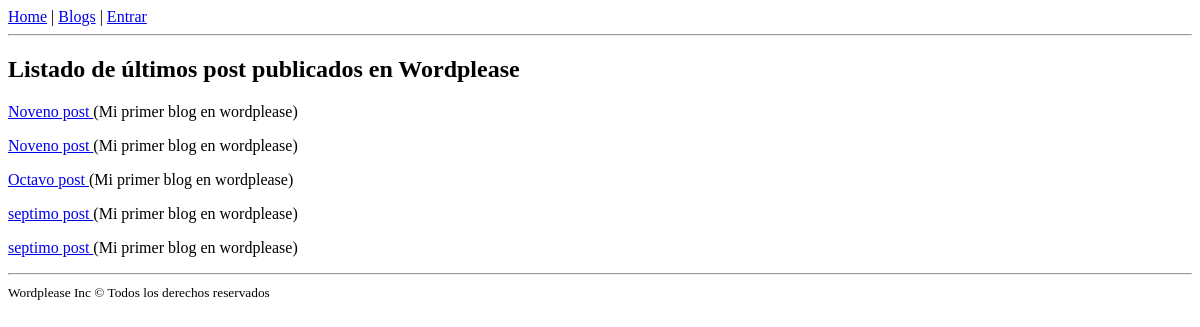
Before: / with the older database file.
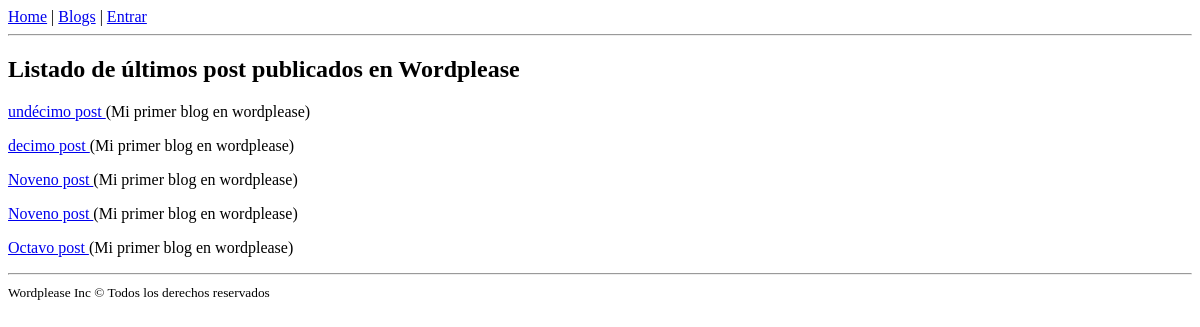
After: the same page with the newer database file.
### posts/models.py (models this page shows, shortened)
class Post(models.Model):
    blog = models.ForeignKey(Blog)
    title = models.TextField(max_length=150)
    summary = models.TextField(max_length=400)
    body = models.TextField(default='')
    image_url = models.URLField(blank=True, null=True, default="")
    date_published = models.DateTimeField(default='')
    created_at = models.DateTimeField(auto_now_add=True)
    modified_at = models.DateTimeField(auto_now=True)

### blogs/models.py (models this page shows, shortened)
class Blog(models.Model):
    owner = models.OneToOneField(User)
    title = models.TextField(max_length=150)
    description = models.TextField(max_length=400)
    created_at = models.DateTimeField(auto_now_add=True)
    modified_at = models.DateTimeField(auto_now=True)

### posts/views.py (the view)
# urls.py: 2. Add a URL to urlpatterns:  url(r'^$', views.home, name='home')
def home(request):
    posts = Post.objects.all().order_by('-created_at')
    context = {
        'posts': posts[:5]
    }
    return render(request, 'posts/home.html', context)

### posts/templates/posts/home.html (shortened to what this page needs)
{% extends 'base.html' %}
{% block section %}
    <h1>Listado de últimos post publicados en Wordplease</h1>
    {% if posts|length > 0 %}
        {%for post in posts %}
            <p>
                <a href="blogs/post/{{ post.pk }}">
                    {{ post.title }}
                </a>
                ({{ post.blog.title }})
            </p>
        {% endfor %}
    {% else %}
        No existe ningún post en este momento. ¡Sé el primero en publicar uno!
    {% endif %}
{% endblock %}

Changed rows visible on the page:
no longer on this page (row unchanged): Post: title "septimo post", blog "Mi primer blog en wordplease"
no longer on this page (row unchanged): Post: title "septimo post", blog "Mi primer blog en wordplease"
added Post: title "undécimo post", blog "Mi primer blog en wordplease"
added Post: title "decimo post", blog "Mi primer blog en wordplease"
